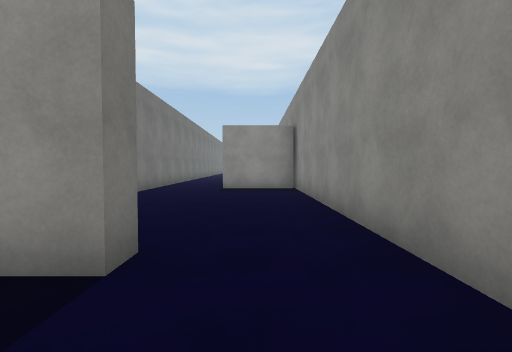
view 1 (above)

16 first-person views from a walk through a Unity game level. The camera is 1.4 m above the floor, tilts 2° down and sees 85° across. The floor is counted in squares, 2 m on a side. Each view is taken from the middle of a square. On the plan, view 1 faces up. The plan holds only what a view shows up to about 9 squares ahead; the rest is blank. The place goes on beyond the plan. The player character is not drawn. Surface patterns are stand-ins for the level's own textures.

view 2
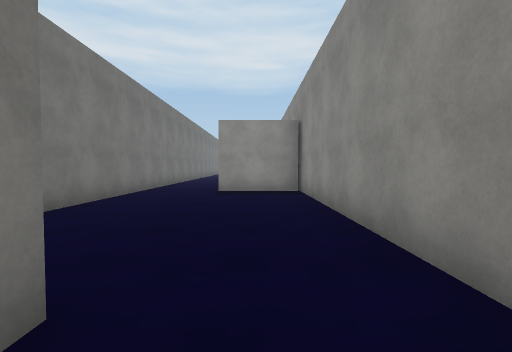

view 3
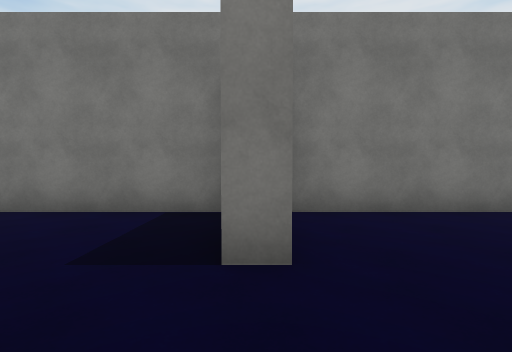

view 4
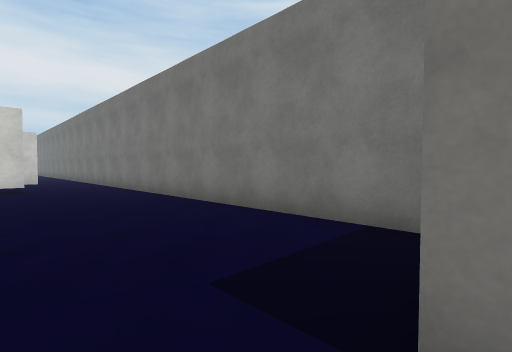

view 5
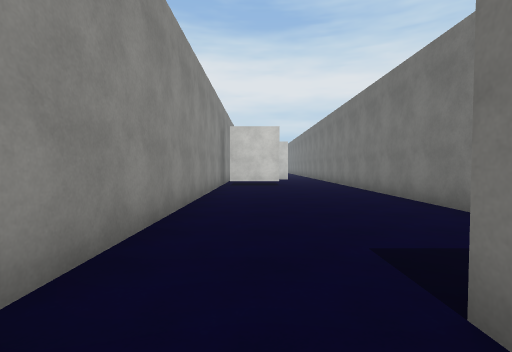

view 6
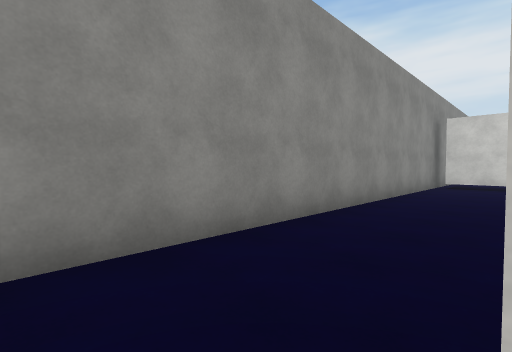

view 7
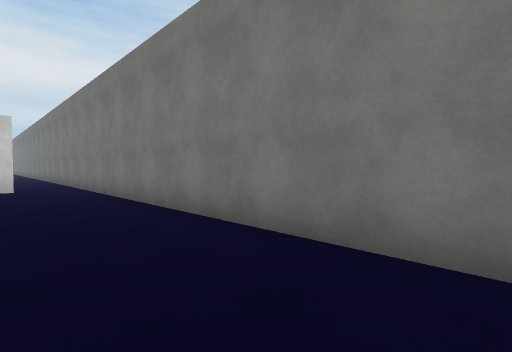

view 8
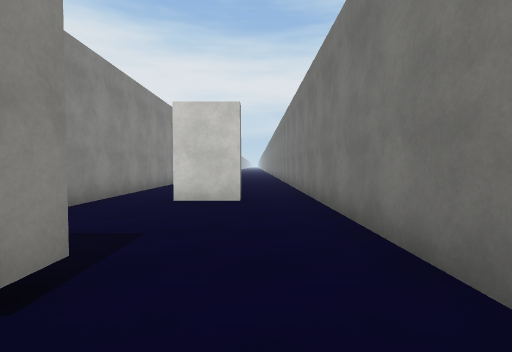

view 9
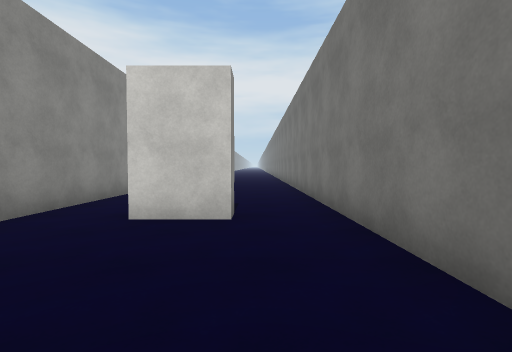

view 10
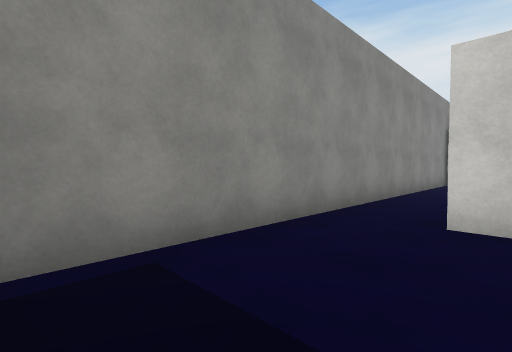

view 11
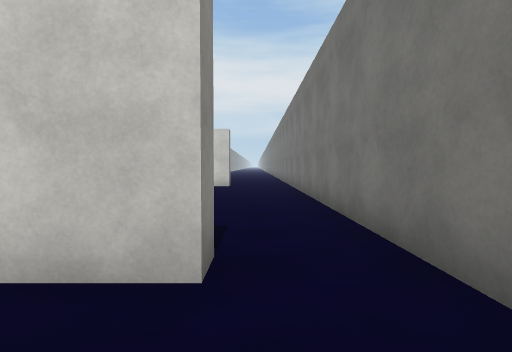

view 12
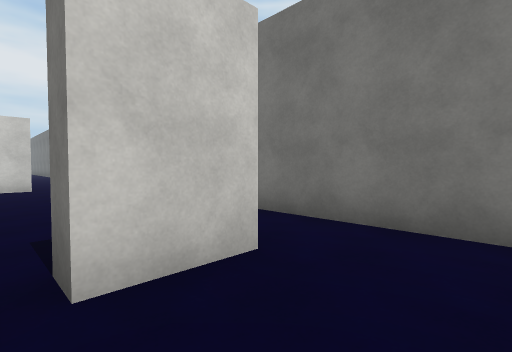

view 13
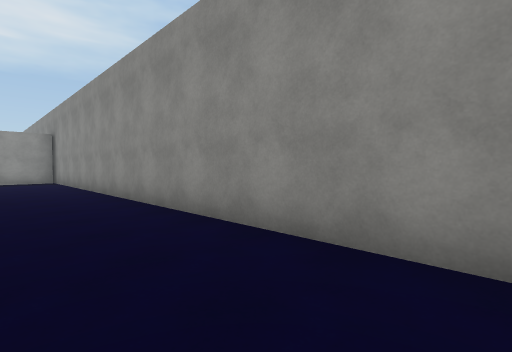

view 14
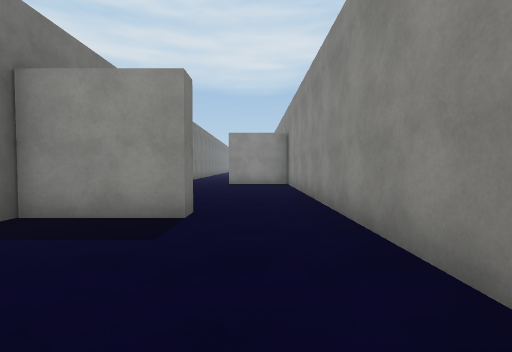

view 15
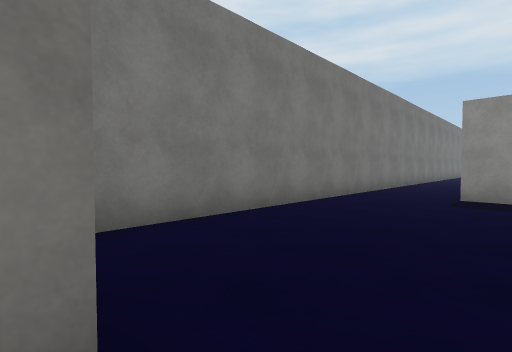

view 16
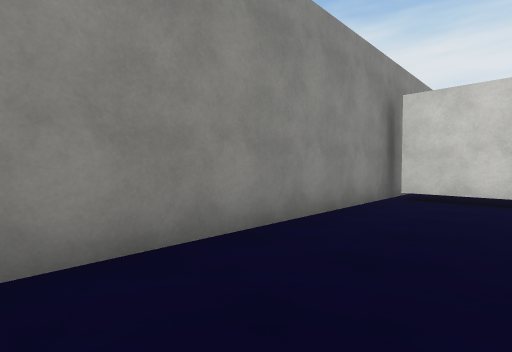

### Floor plan
Points are (right, up) in squares from view 1. A wall is a line through its corners. A room is listed if a view was taken in it or the views show most of it. See-through windows are left out.
Room 1 (views 1, 2, 3, 4, 7, 8, 9, 10, 11, 12, 13, 14, 15, 16)
walls: (-0.9, -7.8) (-0.9, -7.2) (1, -7.2); (1.2, -18.5) (1.2, 2.4); (-1, 2.4) (-1, 1.8) (-3.3, 1.8) (-3.3, -19)
ways out: opening at (0.5, 2) to room 2
Room 2 (views 5, 6)
walls: (-3.3, 9.5) (-3.3, 2.5); (1.2, 2.4) (1.2, 8.9) (-1.1, 8.9)
ways out: opening at (0.5, 2) to room 1; opening at (-2.5, 9)

Where each view was taken, in squares from view 1:
view 1: 0 up, 0 right, facing up
view 2: 1 up, 0 right, facing up
view 3: 2 up, 1 right, facing left
view 4: 2 up, 0 right, facing down-left
view 5: 3 up, 0 right, facing down
view 6: 3 up, 1 left, facing down-right
view 7: 2 down, 1 left, facing down-left
view 8: 6 down, 2 left, facing down
view 9: 8 down, 2 left, facing down
view 10: 8 down, 1 left, facing down-right
view 11: 10 down, 2 left, facing down
view 12: 10 down, 0 right, facing down-left
view 13: 5 down, 1 left, facing up-right
view 14: 2 down, 0 right, facing up
view 15: 2 up, 0 right, facing up-left
view 16: 1 down, 1 left, facing down-right
